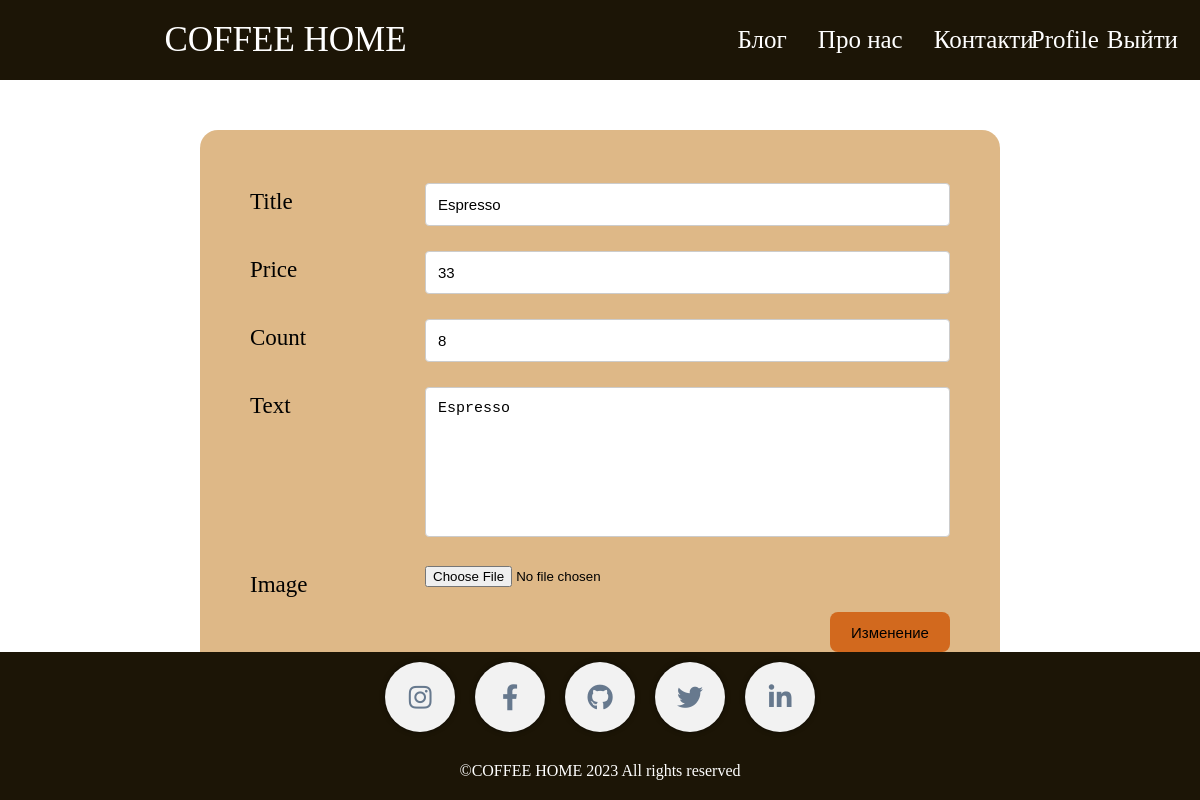
/product/Espresso/edit (signed in), run on the app's committed database.
### models.py (models this page shows, shortened)
class Product(db.Model):
    id = db.Column(db.Integer, primary_key=True)
    title = db.Column(db.String(100), nullable=False)
    text = db.Column(db.Text, nullable=False)
    price = db.Column(db.Integer, nullable=False)
    count = db.Column(db.Integer, nullable=False)
    name_image = db.Column(db.String(100), nullable=False)

### product/product.py (the view)
@product.route('/<title>/edit', methods=['POST', 'GET'])
@login_required
def edit_product(title):
    product_edit = Product.query.filter(Product.title == title).first_or_404()
    if request.method == 'POST':
        form = ProductForm(formdata=request.form, obj=product_edit)
        form.populate_obj(product_edit)
        db.session.commit()
        return redirect(url_for('profile'))
    form = ProductForm(obj=product_edit)
    return render_template('product/edit_product.html', product=product_edit, form=form)

### product/forms.py
class ProductForm(FlaskForm):
    title = StringField('Title')
    image = FileField('Image')
    text = TextAreaField('Text')
    price = IntegerField('Price')
    count = IntegerField('Count')

### registration/registration.py (called while the page is built)
@login_manager.user_loader
def load_user(userid):
    return User.query.get(userid)

### product/templates/product/edit_product.html (shortened to what this page needs)
{% extends 'product/base_product.html' %}
{% block content %}
{{ super() }}
{% endblock %}
{% block main %}
<main>
  <form class="form-edit-product" action="" method="post">
    <div class="form">
      <p>{{ form.title.label() }} {{ form.title(class="") }}</p>
      <p>{{ form.price.label() }} {{ form.price }}</p>
      <p>{{ form.count.label() }} {{ form.count }}</p>
      <p>{{ form.text.label() }} {{ form.text }}</p>
      <p>{{ form.image.label() }} {{ form.image }}</p>
      <button type="submit">Изменение</button>
    </div>
  </form>
</main>
{% endblock %}

### product/static/css/style.css (style rules this page uses)
html { box-sizing: border-box; font-size: 16px; }
*, *:before, *:after { box-sizing: inherit; }
body, h1, h2, h3, h4, h5, h6, p, ol, ul { margin: 0; padding: 0; font-weight: normal; }
input[type=number] { -moz-appearance: textfield; }
body { max-width: 1920px; width: 100%; margin: auto; }
main { margin-top: 80px; }
.form-edit-product { background-color: burlywood; width: 800px; height: 550px; margin: 130px auto 30px auto; border-radius: 18px; display: flex; justify-content: center; align-items: center; }
.form { width: 700px; margin: auto; }
.form p { margin: 25px 0; }
.form label { font-size: 23px; float: left; width: 25%; margin-top: 6px; }
.form input[type=text], input[type=number], textarea { width: 75%; padding: 12px; font-size: 15px; border: 1px solid #ccc; border-radius: 4px; resize: none; }
.form textarea { height: 150px; }
.form button { float: right; cursor: pointer; width: 120px; height: 40px; font-size: 15px; border: 0; border-radius: 8px; background-color: chocolate; }

### data on the page
Product: title "Espresso", price "33", count "8", text "Espresso"
